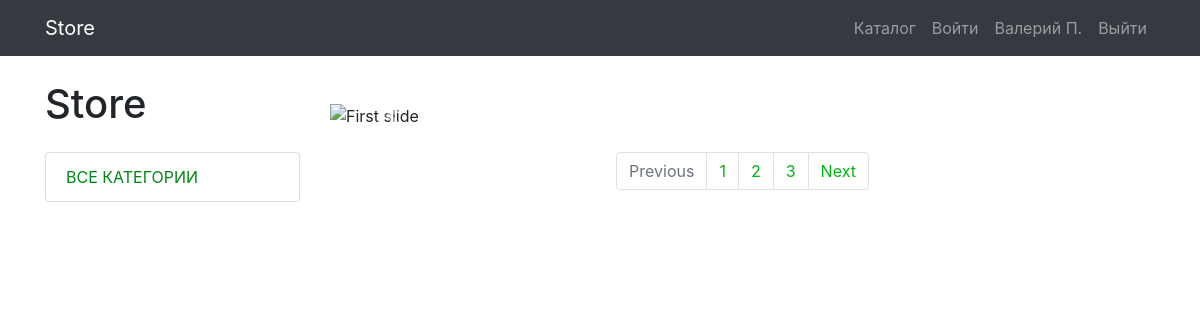
Before: /products/ with the older database file.
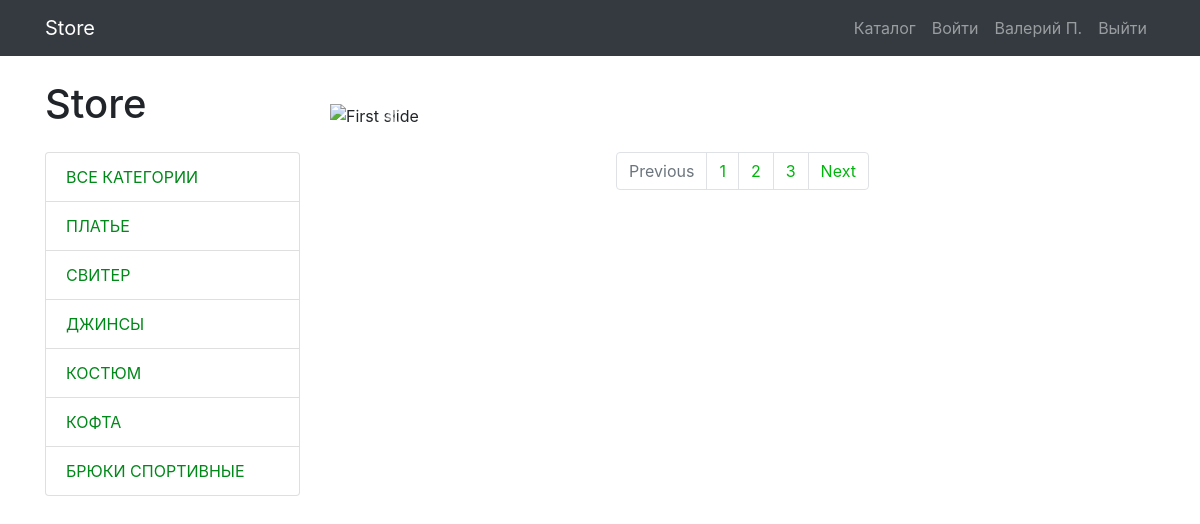
After: the same page with the newer database file.
### products/models.py (models this page shows, shortened)
class ProductCategory(models.Model):
    name = models.CharField(max_length=100, unique=True, verbose_name="Категория")
    description = models.TextField(blank=True, verbose_name="Описание категории")
    class Meta:
        verbose_name = "категорию"
        verbose_name_plural = "категории"

### products/views.py (the view)
# urls.py: path('products/', views.products, name='products'),
def products(request, category_id=None):
    context = {
        'title': 'Market Place - Каталог',
        'categories': ProductCategory.objects.all(),
    }
    if category_id:
        context.update({
            'products': Product.objects.filter(category_id=category_id)
        })
    else:
        context.update({
            'products': Product.objects.all()
        })
    return render(request, 'products/products.html', context)

### products/templates/products/products.html (shortened to what this page needs)
{% extends 'products/base.html' %}
{% load static %}
{% block css %}<link href="{% static 'css/products.css' %}" rel="stylesheet">{% endblock %}
{% block content %}
<div class="container">
    <div class="row">
        <div class="col-lg-3">
            <h1 class="my-4">Store</h1>
            <div class="list-group">
                <a href="{% url 'products' %}" class="list-group-item">Все категории</a>
                {% for category in categories %}
                <a href="{% url 'category' category.id %}" class="list-group-item">{{ category.name }}</a>
                {% endfor %}
            </div>
        </div>
        <div class="col-lg-9">
            <div id="carouselExampleIndicators" class="carousel slide my-4" data-ride="carousel">
                <ol class="carousel-indicators">
                    <li data-target="#carouselExampleIndicators" data-slide-to="0" class="active"></li>
                    <li data-target="#carouselExampleIndicators" data-slide-to="1"></li>
                    <li data-target="#carouselExampleIndicators" data-slide-to="2"></li>
                </ol>
                <div class="carousel-inner" role="listbox">
                    <div class="carousel-item active">
                        <img class="d-block img-fluid" src="{% static 'vendor/img/slides/slide-1.jpg' %}"
                             alt="First slide">
                    </div>
                </div>
                <a class="carousel-control-prev" href="#carouselExampleIndicators" role="button" data-slide="prev">
                    <span class="carousel-control-prev-icon" aria-hidden="true"></span>
                </a>
                <a class="carousel-control-next" href="#carouselExampleIndicators" role="button" data-slide="next">
                    <span class="carousel-control-next-icon" aria-hidden="true"></span>
                </a>
            </div>
            <nav aria-label="Page navigation example">
                <ul class="pagination justify-content-center">
                    <li class="page-item disabled">
                        <a class="page-link" href="#" tabindex="-1" aria-disabled="true">Previous</a>
                    </li>
                    <li class="page-item"><a class="page-link" href="#">1</a></li>
                    <li class="page-item"><a class="page-link" href="#">2</a></li>
                    <li class="page-item"><a class="page-link" href="#">3</a></li>
                    <li class="page-item">
                        <a class="page-link" href="#">Next</a>
                    </li>
                </ul>
            </nav>
        </div>
    </div>
</div>
{% endblock %}

Changed rows visible on the page:
added ProductCategory: name "ПЛАТЬЕ"
added ProductCategory: name "СВИТЕР"
added ProductCategory: name "ДЖИНСЫ"
added ProductCategory: name "КОСТЮМ"
added ProductCategory: name "КОФТА"
added ProductCategory: name "БРЮКИ СПОРТИВНЫЕ"
